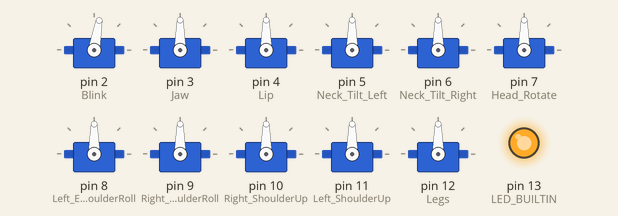
Recording of a sketch running on a simulated Arduino Nano, built with avr-gcc and run on an emulated ATmega328P. On the bench: 11 × servo, output pins drawn as LEDs (lit = HIGH). Random numbers use the default seed unless the sketch sets one.

Above: at 0.2 s.
At 1.5 s:
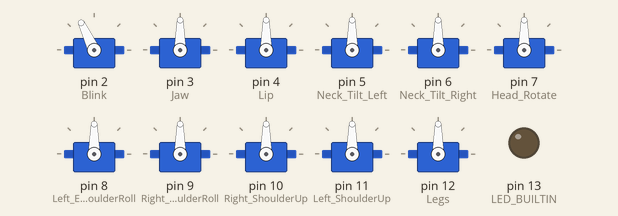
Timing chart, 0 to 3.0 s (numbered marks = the images above):
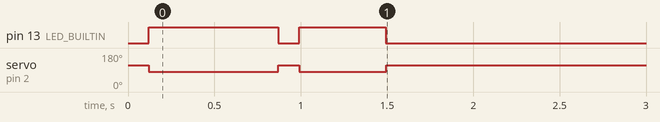

Measured:
- by itself, servo on pin 2 (Blink): 115° → 80° at 0.12 s, → 115° 0.75 s later, → 80° 0.12 s later, → 115° 0.50 s later

The sketch:

NANO_Base_Code.ino.ino.ino
```cpp
// NEONATAL ANIMATRONIC NEWBORN OFFSPRING
//=======================================================================//
//====================--- I N N E R B R E E D F X ---====================//
// Project; NANO Baby (Base Code)                                        //
//  Description: http://www.innerbreed.co.uk                             //
//   Version: V1.0                                                       //
//    Start Date: 24/12/2017                                             //
//     Last Edit Date: 11/01/2018                                        //
//      Developer/s: Jonny Poole (aka Innerbreed)                        //
//                                                                       //
// FEATURES: Servo Easing applied for joint compliance.                  //
//=======================================================================//
//=======================================================================//

// Engineer / Developers notes:
// ServoEaser library for Arduino
// ==============================
// 2011, TeamPneumo, Tod E. Kurt, http://todbot.com/blog/
// ServoEaser is an Arduino library makes doing animation-style movements with
// servos easier.

// Features:
// - Supports directly telling a servo to ease to a position over a duration
// - Supports playing of previously-defined "move lists"
// - User-specified easing functions (defaults to easeInOutCubic), see Easing lib
// - User-specified "servo arrived" function for async callback when movement done
// - Supports both integer angle movement and a "microseconds" mode for fine-grained control with float-ing point angles

// License
// Copyright © 2018 by Jonny Poole. All right reserved.

//----------------
// HEADER FILES
#include <Servo.h>
#include "ServoEaser.h"

//----------------
// SERVO NAMES (Defined)              (15 Servos in total)
   Servo Blink;                     // Right and Left run together 2x(hs65hb)
   Servo Jaw;                       // 1x(hs65hb)
   Servo Lip;                       // 1x(hs65hb)
   Servo Neck_Tilt_Left;            // Combines with (Neck_Tilt_Right) to lift head 1x(hs65mg)
   Servo Neck_Tilt_Right;           // Combines with (Neck_Tilt_Left) to lift head 1x(hs65mg)
   Servo Head_Rotate;               // 1x(hs645mg)
   Servo Left_Elbow_ShoulderRoll;   // 1x(hs311) and 1x(hs65hb)
   Servo Right_Elbow_ShoulderRoll;  // 1x(hs311) and 1x(hs65hb)
   Servo Right_ShoulderUp;          // 1x(hs65hb)
   Servo Left_ShoulderUp;           // 1x(hs65hb)
   Servo Legs;                      // Right and left run together 2x(hs311)

//----------------
// SERVO EASER (Defined)
ServoEaser BlinkEaser;         // Set up ServoEaser for each servo
ServoEaser JawEaser;
ServoEaser LipEaser;
ServoEaser Neck_Tilt_LeftEaser;
ServoEaser Neck_Tilt_RightEaser;
ServoEaser Head_RotateEaser;
ServoEaser Left_Elbow_ShoulderRollEaser;
ServoEaser Right_Elbow_ShoulderRollEaser;
ServoEaser Right_ShoulderUpEaser;
ServoEaser Left_ShoulderUpEaser;
ServoEaser LegsEaser;

//----------------
// INTERNAL CLOCK
int servoFrameMillis = 10;     // Minimum time in m/s between servo updates
unsigned long lastMillis;

//---------------------------------------------------------------
// INITIAL SET UP
void setup(){
       // Initialize digital pin LED_BUILTIN as an output.
       pinMode(LED_BUILTIN, OUTPUT);

// ATTACHED SERVOS ServoName.attach(Pin);
     Blink.attach(2);
     Jaw.attach(3);
     Lip.attach(4);
     Neck_Tilt_Left.attach(5);
     Neck_Tilt_Right.attach(6);
     Head_Rotate.attach(7);
     Left_Elbow_ShoulderRoll.attach(8);
     Right_Elbow_ShoulderRoll.attach(9);
     Right_ShoulderUp.attach(10);
     Left_ShoulderUp.attach(11);
     Legs.attach(12);

     // Initiate blink upon power-up to show that the mech is active
     // Active LED for engineers attention
     Blink.write(115);                   // Closed
      digitalWrite(LED_BUILTIN, LOW);    // turn the LED off
        delay(120);
     Blink.write(80);                    // Opened
      digitalWrite(LED_BUILTIN, HIGH);   // turn the LED on
        delay(750);
     Blink.write(115);                   // Closed
      digitalWrite(LED_BUILTIN, LOW);    // turn the LED off
        delay(120);
     Blink.write(80);                    // Opened
      digitalWrite(LED_BUILTIN, HIGH);   // turn the LED on
        delay(500);
     Blink.write(115);                   // Closed
      digitalWrite(LED_BUILTIN, LOW);    // turn the LED off

//----------------
// CALL EASING PARAMETERS
  BlinkEaser.begin( Blink, servoFrameMillis);   // Begin servo moves
  JawEaser.begin( Jaw, servoFrameMillis);
  LipEaser.begin( Lip, servoFrameMillis);
  Neck_Tilt_LeftEaser.begin( Neck_Tilt_Left, servoFrameMillis);
  Neck_Tilt_RightEaser.begin( Neck_Tilt_Right, servoFrameMillis);
  Head_RotateEaser.begin( Head_Rotate, servoFrameMillis);
  Left_Elbow_ShoulderRollEaser.begin( Left_Elbow_ShoulderRoll, servoFrameMillis);
  Right_Elbow_ShoulderRollEaser.begin( Right_Elbow_ShoulderRoll, servoFrameMillis);
  Right_ShoulderUpEaser.begin( Right_ShoulderUp, servoFrameMillis);
  Left_ShoulderUpEaser.begin( Left_ShoulderUp, servoFrameMillis);
  LegsEaser.begin( Legs, servoFrameMillis);

  BlinkEaser.useMicroseconds( true );           // Start timer
  JawEaser.useMicroseconds( true );
  LipEaser.useMicroseconds( true );
  Neck_Tilt_LeftEaser.useMicroseconds( true );
  Neck_Tilt_RightEaser.useMicroseconds( true );
  Head_RotateEaser.useMicroseconds( true );
  Left_Elbow_ShoulderRollEaser.useMicroseconds( true );
  Right_Elbow_ShoulderRollEaser.useMicroseconds( true );
  Right_ShoulderUpEaser.useMicroseconds( true );
  Left_ShoulderUpEaser.useMicroseconds( true );
  LegsEaser.useMicroseconds( true );

  BlinkEaser.easeTo( 90, 5000);                 // Eases to given random angle and speed
  JawEaser.easeTo( 90, 5000);
  LipEaser.easeTo( 90, 5000);
  Neck_Tilt_LeftEaser.easeTo( 90, 5000);
  Neck_Tilt_RightEaser.easeTo( 90, 5000);
  Head_RotateEaser.easeTo( 90, 5000);
  Left_Elbow_ShoulderRollEaser.easeTo( 90, 5000);
  Right_Elbow_ShoulderRollEaser.easeTo( 90, 5000);
  Right_ShoulderUpEaser.easeTo( 90, 5000);
  Left_ShoulderUpEaser.easeTo( 90, 5000);
  LegsEaser.easeTo( 90, 5000);
}

//---------------------------------------------------------------
// MAIN CODE
void loop()
{
// UPDATE SERVO POSITION
   BlinkEaser.update();
   JawEaser.update();
   LipEaser.update();
   Neck_Tilt_LeftEaser.update();
   Neck_Tilt_RightEaser.update();
   Head_RotateEaser.update();
   Left_Elbow_ShoulderRollEaser.update();
   Right_Elbow_ShoulderRollEaser.update();
   Right_ShoulderUpEaser.update();
   Left_ShoulderUpEaser.update();
   LegsEaser.update();

ALIVE();
  }

//----------------
void ALIVE() // ITS MAGIC TIME
{

  if( BlinkEaser.hasArrived() ) {                    // BLINK EYES
    lastMillis = millis();                            // Timer count
    int angle    = random(80,120);                     // Servo operating angle: 0 - 180
    int duration = random(100,2000);                    // Speed of rotation min/max
    BlinkEaser.easeTo( angle, duration );                // Eases to given random angle and speed
  }
  if( JawEaser.hasArrived() ) {                      // JAW
    lastMillis = millis();
    int angle    = random(50,110);
    int duration = random(200,3000);
    JawEaser.easeTo( angle, duration );
  }
    if( LipEaser.hasArrived() ) {                    // LIP
    lastMillis = millis();
    int angle    = random(60,90);
    int duration = random(200,1000);
    LipEaser.easeTo( angle, duration );
  }
    if( Neck_Tilt_LeftEaser.hasArrived() ) {         // NECK TILT LEFT
    lastMillis = millis();
    int angle    = random(60,90);
    int duration = random(200,1500);
    Neck_Tilt_LeftEaser.easeTo( angle, duration );
  }
    if( Neck_Tilt_RightEaser.hasArrived() ) {        // NECK TILT RIGHT
    lastMillis = millis();
    int angle    = random(90,110);
    int duration = random(200,1500);
    Neck_Tilt_RightEaser.easeTo( angle, duration );
  }
    if( Head_RotateEaser.hasArrived() ) {            // HEAD ROTATE
    lastMillis = millis();
    int angle    = random(30, 150);
    int duration = random(800,3500);
    Head_RotateEaser.easeTo( angle, duration );
  }
   if( Left_Elbow_ShoulderRollEaser.hasArrived() ) { // SHOULDER ROLL and ELBOW LEFT
    lastMillis = millis();
    int angle    = random(70, 90);
    int duration = random(200,2000);
    Left_Elbow_ShoulderRollEaser.easeTo( angle, duration );
  }
    if( Right_Elbow_ShoulderRollEaser.hasArrived() ) {// SHOULDER ROLL and ELBOW RIGHT
    lastMillis = millis();
    int angle    = random(80, 105);
    int duration = random(200,2000);
    Right_Elbow_ShoulderRollEaser.easeTo( angle, duration );
  }
    if( Right_ShoulderUpEaser.hasArrived() ) {       // SHOULDER UP RIGHT
    lastMillis = millis();
    int angle    = random(80, 140);
    int duration = random(200,1500);
    Right_ShoulderUpEaser.easeTo( angle, duration );
  }
    if( Left_ShoulderUpEaser.hasArrived() ) {        // SHOULDER UP LEFT
    lastMillis = millis();
    int angle    = random(40, 110);
    int duration = random(200,1500);
    Left_ShoulderUpEaser.easeTo( angle, duration );
  }
    if( LegsEaser.hasArrived() ) {                   // LEGS
    lastMillis = millis();
    int angle    = random(180);
    int duration = random(200,5000);
    LegsEaser.easeTo( angle, duration );
  }
}

// License
// Copyright © 2018 by Jonny Poole. All right reserved.
```

ServoEaser.cpp
```cpp
//
// ServoEaser.cpp -- Arduino library for Servo easing
//
// Uses concepts from:
// -- http://portfolio.tobiastoft.dk/331886/Easing-library-for-Arduino
// -- http://jesusgollonet.com/processing/pennerEasing/
// -- http://robertpenner.com/easing/
// -- http://robertpenner.com/easing/easing_demo.html
//
// 2011, TeamPneumo, Tod E. Kurt, http://todbot.com/blog/
//
//

#include "ServoEaser.h"
#include <math.h>

#define DEBUG 0

// FIXME: this debug setup sucks
#if (DEBUG > 0)
#define debug_update() { \
        Serial.print("update: currPos:"); Serial.print(currPos);        \
        Serial.print(" startPos:"); Serial.print(startPos);             \
        Serial.print(" changePos:"); Serial.print(changePos);           \
        Serial.print(" tick:"); Serial.print(tick);                     \
        Serial.print(" arrived:");Serial.println(((arrived)?"true":"false"));}
#define debug_getnextpos() { \
        Serial.print("getNextPos:"); Serial.print(movesIndex); \
        Serial.print(" changePos:"); Serial.print(changePos);     \
        Serial.print(" moves[i].pos:"); Serial.print(moves[movesIndex].pos); \
        Serial.print(" durMillis:"); Serial.print(durMillis); \
        Serial.print(" tickCount:"); Serial.println(tickCount); }
#define debug_reset() { \
        Serial.print("reset: currPos:"); Serial.print(currPos); \
        Serial.print(" changePos:"); Serial.print(changePos); \
        Serial.print(" durMillis:"); Serial.print(durMillis); \
        Serial.print(" movesIndex:"); Serial.print(movesIndex); \
        Serial.print(" tickCount:"); Serial.println(tickCount); }
#else
#define debug_update() {}
#define debug_getnextpos() {}
#define debug_reset() {}
#endif

// default easing function
// this is from Easing::easeInOutCubic()
// t: current time, b: beginning value, c: change in value, d: duration
// t and d can be in frames or seconds/milliseconds
inline float ServoEaser_easeInOutCubic(float t, float b, float c, float d)
{
    if ((t/=d/2) < 1) return c/2*t*t*t + b;
	return c/2*((t-=2)*t*t + 2) + b;
}

// set up an easer with a servo and a moves list
void ServoEaser::begin(Servo s, int frameTime,
                       ServoMove* mlist, int mcount)
{
    begin( s, frameTime ); //, servo.read() );
    play( mlist, mcount );
}

// set up an easer with just a servo and a starting position
void ServoEaser::begin(Servo s, int frameTime)
{
    servo = s;
    frameMillis = frameTime;

    flipped = false;
    arrived = true;

    easingFunc = ServoEaser_easeInOutCubic;
    arrivedFunc = NULL;

    useMicros = false;

    movesIndex = 0;

    reset();

}

// reset easer to initial conditions, does not nuke easingFunc or arrivedFunc
void ServoEaser::reset()
{
    currPos = servo.read();
    startPos = currPos;  // get everyone in sync
    changePos = 0;       // might be overwritten below

    if( movesCount > 0 ) {
        changePos = moves[ movesIndex ].pos - startPos ;
        durMillis = moves[ movesIndex ].dur;
    }

    tickCount = durMillis / frameMillis;
    tick = 0;

    debug_reset();
}

//
void ServoEaser::play( ServoMove* mlist, int mcount)
{
    play( mlist, mcount, 0, 0);
}
//
void ServoEaser::play( ServoMove* mlist, int mcount, int mreps )
{
    play( mlist, mcount, mreps, 0 );
}

void ServoEaser::play( ServoMove* mlist, int mcount, int mreps, int mindex)
{
    moves = mlist;
    movesCount = (mcount>0) ? mcount : 0;
    movesReps  = (mreps>0)  ? mreps  : 0;
    movesIndex = (mindex>0) ? mindex : 0;
    //movesIndex = (mindex>0) ? ((mindex<mcount) ? mindex : mcount) : 0;

    running = true;
    arrived = false;

    reset();
}

// manual, non-moves list, control of easer position
void ServoEaser::easeTo( int pos, int dur )
{
    movesCount = 0;  // no longer doing moves list
    startPos = currPos;
    changePos = pos - startPos;
    durMillis = dur;
    tickCount = durMillis / frameMillis;
    tick = 0;
    arrived = false;
    running = true;
}

// used internally to select next servo position
void ServoEaser::getNextPos()
{
    arrived = true;
    if( arrivedFunc != NULL ) { arrivedFunc( currPos, movesIndex ); }

    if( movesCount==0 ) { // not in a moves list
        return;
    }

    movesIndex++;
    if( movesIndex == movesCount ) {
        movesIndex = 0;  // loop
        movesReps--;
        if( movesReps == 0 ) { // we are done
            stop();
        } else if( movesReps == -1 ) { // we are infinite
            movesReps = 0;
        }
    }
    startPos  = currPos; // current position becomes new start position

    changePos = moves[ movesIndex ].pos - startPos ;
    durMillis = moves[ movesIndex ].dur;

    tickCount = durMillis / frameMillis;
    tick = 0;
    arrived = false;

    debug_getnextpos();
}

// call this regularly in loop()
void ServoEaser::update()
{
    if( ((millis() - lastMillis) < frameMillis) || !running ) {  // time yet?
        return;
    }
    lastMillis = millis();

    currPos = easingFunc( tick, startPos, changePos, tickCount );

    debug_update();

    if( !arrived ) tick++;
    if( tick == tickCount ) { // time for new position
        getNextPos();
    }
    float p = (flipped) ? 180.0 - currPos : currPos;
    if( useMicros ) {
        servo.writeMicroseconds( angleToMicros(p) );
    } else {
        servo.write( p );
    }
}

//
void ServoEaser::setMinMaxMicroseconds(int mi, int ma)
{
    min = mi;
    max = ma;
    useMicros = true;
}

// from Servo.cpp
#define SERVO_MIN() (MIN_PULSE_WIDTH - this->min * 4)  // min value in uS
#define SERVO_MAX() (MAX_PULSE_WIDTH - this->max * 4)  // max value in uS

#define in_min 0
#define in_max 180
#define out_min SERVO_MIN()
#define out_max SERVO_MAX()
int ServoEaser::angleToMicros(float angle)
{
    //                 x   in_min,in_max, out_min, out_max
    //int value = map(value, 0, 180, SERVO_MIN(),  SERVO_MAX());
    return (angle-in_min) * (out_max - out_min) / (in_max - in_min) + out_min;
}

//
void ServoEaser::useMicroseconds(boolean t)
{
    useMicros = t;
}
//
boolean ServoEaser::usingMicroseconds()
{
    return useMicros;
}
void ServoEaser::setFlipped(boolean t)
{
    flipped = t;
}
boolean ServoEaser::isFlipped()
{
    return flipped;
}
//
void ServoEaser::start()
{
    running = true;
}
//
void ServoEaser::stop()
{
    running = false;
}
//
boolean ServoEaser::isRunning()
{
    return running;
}
//
boolean ServoEaser::hasArrived()
{
    return arrived;
}

float ServoEaser::getCurrPos()
{
    return currPos;
}

//
void ServoEaser::setEasingFunc( EasingFunc func )
{
    easingFunc = func;
}
//
void ServoEaser::setArrivedFunc( ArrivedFunc func )
{
    arrivedFunc = func;
}

//
/*
void ServoEaser::setMovesList( ServoMove* mlist, int mcount )
{
    moves = mlist;
    movesCount = mcount;

    reset();
}
*/
```

Source omitted: ServoEaser.h (5010 bytes)
